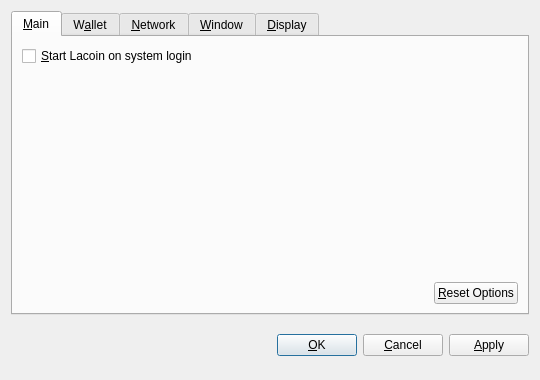
<?xml version="1.0" encoding="UTF-8"?>
<ui version="4.0">
 <class>OptionsDialog</class>
 <widget class="QDialog" name="OptionsDialog">
  <property name="geometry">
   <rect>
    <x>0</x>
    <y>0</y>
    <width>540</width>
    <height>380</height>
   </rect>
  </property>
  <property name="windowTitle">
   <string>Options</string>
  </property>
  <property name="modal">
   <bool>true</bool>
  </property>
  <layout class="QVBoxLayout" name="verticalLayout">
   <item>
    <widget class="QTabWidget" name="tabWidget">
     <property name="tabPosition">
      <enum>QTabWidget::North</enum>
     </property>
     <property name="currentIndex">
      <number>0</number>
     </property>
     <widget class="QWidget" name="tabMain">
      <attribute name="title">
       <string>&amp;Main</string>
      </attribute>
      <layout class="QVBoxLayout" name="verticalLayout_Main">
       <item>
        <widget class="QCheckBox" name="bitcoinAtStartup">
         <property name="toolTip">
          <string>Automatically start Lacoin after logging in to the system.</string>
         </property>
         <property name="text">
          <string>&amp;Start Lacoin on system login</string>
         </property>
        </widget>
       </item>
       <item>
        <spacer name="verticalSpacer_Main">
         <property name="orientation">
          <enum>Qt::Vertical</enum>
         </property>
         <property name="sizeHint" stdset="0">
          <size>
           <width>20</width>
           <height>40</height>
          </size>
         </property>
        </spacer>
       </item>
       <item>
        <layout class="QHBoxLayout" name="horizontalLayout_2_Main">
         <item>
          <spacer name="horizontalSpacer_2_Main">
           <property name="orientation">
            <enum>Qt::Horizontal</enum>
           </property>
           <property name="sizeHint" stdset="0">
            <size>
             <width>40</width>
             <height>20</height>
            </size>
           </property>
          </spacer>
         </item>
         <item>
          <widget class="QPushButton" name="resetButton">
           <property name="toolTip">
            <string>Reset all client options to default.</string>
           </property>
           <property name="text">
            <string>&amp;Reset Options</string>
           </property>
           <property name="autoDefault">
            <bool>false</bool>
           </property>
          </widget>
         </item>
        </layout>
       </item>
      </layout>
     </widget>
     <widget class="QWidget" name="tabWallet">
      <attribute name="title">
       <string>W&amp;allet</string>
      </attribute>
      <layout class="QVBoxLayout" name="verticalLayout_Network">
       <item>
        <widget class="QLabel" name="transactionFeeInfoLabel">
         <property name="text">
          <string>Optional transaction fee per kB that helps make sure your transactions are processed quickly. Most transactions are 1 kB.</string>
         </property>
         <property name="textFormat">
          <enum>Qt::PlainText</enum>
         </property>
         <property name="wordWrap">
          <bool>true</bool>
         </property>
        </widget>
       </item>
       <item>
        <layout class="QHBoxLayout" name="horizontalLayout_1_Main">
         <item>
          <widget class="QLabel" name="transactionFeeLabel">
           <property name="text">
            <string>Pay transaction &amp;fee</string>
           </property>
           <property name="textFormat">
            <enum>Qt::PlainText</enum>
           </property>
           <property name="buddy">
            <cstring>transactionFee</cstring>
           </property>
          </widget>
         </item>
         <item>
          <widget class="BitcoinAmountField" name="transactionFee"/>
         </item>
         <item>
          <spacer name="horizontalSpacer_1_Main">
           <property name="orientation">
            <enum>Qt::Horizontal</enum>
           </property>
           <property name="sizeHint" stdset="0">
            <size>
             <width>40</width>
             <height>20</height>
            </size>
           </property>
          </spacer>
         </item>
        </layout>
       </item>
       <item>
        <widget class="QLabel" name="label">
         <property name="text">
          <string>If you disable the spending of unconfirmed change, the change from a transaction cannot be used until that transaction has at least one confirmation. This also affects how your balance is computed.</string>
         </property>
         <property name="wordWrap">
          <bool>true</bool>
         </property>
        </widget>
       </item>
       <item>
        <widget class="QCheckBox" name="spendZeroConfChange">
         <property name="text">
          <string>Spend unconfirmed change  (experts only)</string>
         </property>
        </widget>
       </item>
       <item>
        <spacer name="verticalSpacer">
         <property name="orientation">
          <enum>Qt::Vertical</enum>
         </property>
         <property name="sizeHint" stdset="0">
          <size>
           <width>20</width>
           <height>40</height>
          </size>
         </property>
        </spacer>
       </item>
      </layout>
     </widget>
     <widget class="QWidget" name="tabNetwork">
      <attribute name="title">
       <string>&amp;Network</string>
      </attribute>
      <layout class="QVBoxLayout" name="verticalLayout_Network">
       <item>
        <widget class="QCheckBox" name="mapPortUpnp">
         <property name="toolTip">
          <string>Automatically open the Lacoin client port on the router. This only works when your router supports UPnP and it is enabled.</string>
         </property>
         <property name="text">
          <string>Map port using &amp;UPnP</string>
         </property>
        </widget>
       </item>
       <item>
        <widget class="QCheckBox" name="connectSocks">
         <property name="toolTip">
          <string>Connect to the Lacoin network through a SOCKS proxy (e.g. when connecting through Tor).</string>
         </property>
         <property name="text">
          <string>&amp;Connect through SOCKS proxy:</string>
         </property>
        </widget>
       </item>
       <item>
        <layout class="QHBoxLayout" name="horizontalLayout_Network">
         <item>
          <widget class="QLabel" name="proxyIpLabel">
           <property name="text">
            <string>Proxy &amp;IP:</string>
           </property>
           <property name="textFormat">
            <enum>Qt::PlainText</enum>
           </property>
           <property name="buddy">
            <cstring>proxyIp</cstring>
           </property>
          </widget>
         </item>
         <item>
          <widget class="QValidatedLineEdit" name="proxyIp">
           <property name="maximumSize">
            <size>
             <width>140</width>
             <height>16777215</height>
            </size>
           </property>
           <property name="toolTip">
            <string>IP address of the proxy (e.g. 127.0.0.1)</string>
           </property>
          </widget>
         </item>
         <item>
          <widget class="QLabel" name="proxyPortLabel">
           <property name="text">
            <string>&amp;Port:</string>
           </property>
           <property name="textFormat">
            <enum>Qt::PlainText</enum>
           </property>
           <property name="buddy">
            <cstring>proxyPort</cstring>
           </property>
          </widget>
         </item>
         <item>
          <widget class="QLineEdit" name="proxyPort">
           <property name="maximumSize">
            <size>
             <width>55</width>
             <height>16777215</height>
            </size>
           </property>
           <property name="toolTip">
            <string>Port of the proxy (e.g. 9050)</string>
           </property>
          </widget>
         </item>
         <item>
          <widget class="QLabel" name="socksVersionLabel">
           <property name="text">
            <string>SOCKS &amp;Version:</string>
           </property>
           <property name="textFormat">
            <enum>Qt::PlainText</enum>
           </property>
           <property name="buddy">
            <cstring>socksVersion</cstring>
           </property>
          </widget>
         </item>
         <item>
          <widget class="QValueComboBox" name="socksVersion">
           <property name="toolTip">
            <string>SOCKS version of the proxy (e.g. 5)</string>
           </property>
          </widget>
         </item>
         <item>
          <spacer name="horizontalSpacer_Network">
           <property name="orientation">
            <enum>Qt::Horizontal</enum>
           </property>
           <property name="sizeHint" stdset="0">
            <size>
             <width>40</width>
             <height>20</height>
            </size>
           </property>
          </spacer>
         </item>
        </layout>
       </item>
       <item>
        <spacer name="verticalSpacer_Network">
         <property name="orientation">
          <enum>Qt::Vertical</enum>
         </property>
         <property name="sizeHint" stdset="0">
          <size>
           <width>20</width>
           <height>40</height>
          </size>
         </property>
        </spacer>
       </item>
      </layout>
     </widget>
     <widget class="QWidget" name="tabWindow">
      <attribute name="title">
       <string>&amp;Window</string>
      </attribute>
      <layout class="QVBoxLayout" name="verticalLayout_Window">
       <item>
        <widget class="QCheckBox" name="minimizeToTray">
         <property name="toolTip">
          <string>Show only a tray icon after minimizing the window.</string>
         </property>
         <property name="text">
          <string>&amp;Minimize to the tray instead of the taskbar</string>
         </property>
        </widget>
       </item>
       <item>
        <widget class="QCheckBox" name="minimizeOnClose">
         <property name="toolTip">
          <string>Minimize instead of exit the application when the window is closed. When this option is enabled, the application will be closed only after selecting Quit in the menu.</string>
         </property>
         <property name="text">
          <string>M&amp;inimize on close</string>
         </property>
        </widget>
       </item>
       <item>
        <spacer name="verticalSpacer_Window">
         <property name="orientation">
          <enum>Qt::Vertical</enum>
         </property>
         <property name="sizeHint" stdset="0">
          <size>
           <width>20</width>
           <height>40</height>
          </size>
         </property>
        </spacer>
       </item>
      </layout>
     </widget>
     <widget class="QWidget" name="tabDisplay">
      <attribute name="title">
       <string>&amp;Display</string>
      </attribute>
      <layout class="QVBoxLayout" name="verticalLayout_Display">
       <item>
        <layout class="QHBoxLayout" name="horizontalLayout_1_Display">
         <item>
          <widget class="QLabel" name="langLabel">
           <property name="text">
            <string>User Interface &amp;language:</string>
           </property>
           <property name="textFormat">
            <enum>Qt::PlainText</enum>
           </property>
           <property name="buddy">
            <cstring>lang</cstring>
           </property>
          </widget>
         </item>
         <item>
          <widget class="QValueComboBox" name="lang">
           <property name="toolTip">
            <string>The user interface language can be set here. This setting will take effect after restarting Lacoin.</string>
           </property>
          </widget>
         </item>
        </layout>
       </item>
       <item>
        <layout class="QHBoxLayout" name="horizontalLayout_2_Display">
         <item>
          <widget class="QLabel" name="unitLabel">
           <property name="text">
            <string>&amp;Unit to show amounts in:</string>
           </property>
           <property name="textFormat">
            <enum>Qt::PlainText</enum>
           </property>
           <property name="buddy">
            <cstring>unit</cstring>
           </property>
          </widget>
         </item>
         <item>
          <widget class="QValueComboBox" name="unit">
           <property name="toolTip">
            <string>Choose the default subdivision unit to show in the interface and when sending coins.</string>
           </property>
          </widget>
         </item>
        </layout>
       </item>
       <item>
        <widget class="QCheckBox" name="displayAddresses">
         <property name="toolTip">
          <string>Whether to show Lacoin addresses in the transaction list or not.</string>
         </property>
         <property name="text">
          <string>&amp;Display addresses in transaction list</string>
         </property>
        </widget>
       </item>
       <item>
        <widget class="QCheckBox" name="coinControlFeatures">
         <property name="toolTip">
          <string>Whether to show coin control features or not.</string>
         </property>
         <property name="text">
          <string>Display coin &amp;control features (experts only!)</string>
         </property>
        </widget>
       </item>
       <item>
        <spacer name="verticalSpacer_Display">
         <property name="orientation">
          <enum>Qt::Vertical</enum>
         </property>
         <property name="sizeHint" stdset="0">
          <size>
           <width>20</width>
           <height>40</height>
          </size>
         </property>
        </spacer>
       </item>
      </layout>
     </widget>
    </widget>
   </item>
   <item>
    <layout class="QHBoxLayout" name="horizontalLayout_Buttons">
     <item>
      <spacer name="horizontalSpacer_1">
       <property name="orientation">
        <enum>Qt::Horizontal</enum>
       </property>
       <property name="sizeHint" stdset="0">
        <size>
         <width>40</width>
         <height>48</height>
        </size>
       </property>
      </spacer>
     </item>
     <item>
      <widget class="QLabel" name="statusLabel">
       <property name="font">
        <font>
         <weight>75</weight>
         <bold>true</bold>
        </font>
       </property>
       <property name="text">
        <string/>
       </property>
       <property name="textFormat">
        <enum>Qt::PlainText</enum>
       </property>
       <property name="wordWrap">
        <bool>true</bool>
       </property>
      </widget>
     </item>
     <item>
      <spacer name="horizontalSpacer_2">
       <property name="orientation">
        <enum>Qt::Horizontal</enum>
       </property>
       <property name="sizeHint" stdset="0">
        <size>
         <width>40</width>
         <height>48</height>
        </size>
       </property>
      </spacer>
     </item>
     <item>
      <widget class="QPushButton" name="okButton">
       <property name="text">
        <string>&amp;OK</string>
       </property>
      </widget>
     </item>
     <item>
      <widget class="QPushButton" name="cancelButton">
       <property name="text">
        <string>&amp;Cancel</string>
       </property>
       <property name="autoDefault">
        <bool>false</bool>
       </property>
      </widget>
     </item>
     <item>
      <widget class="QPushButton" name="applyButton">
       <property name="text">
        <string>&amp;Apply</string>
       </property>
       <property name="autoDefault">
        <bool>false</bool>
       </property>
      </widget>
     </item>
    </layout>
   </item>
  </layout>
 </widget>
 <customwidgets>
  <customwidget>
   <class>BitcoinAmountField</class>
   <extends>QSpinBox</extends>
   <header>bitcoinamountfield.h</header>
  </customwidget>
  <customwidget>
   <class>QValueComboBox</class>
   <extends>QComboBox</extends>
   <header>qvaluecombobox.h</header>
  </customwidget>
  <customwidget>
   <class>QValidatedLineEdit</class>
   <extends>QLineEdit</extends>
   <header>qvalidatedlineedit.h</header>
  </customwidget>
 </customwidgets>
 <resources/>
 <connections/>
</ui>
